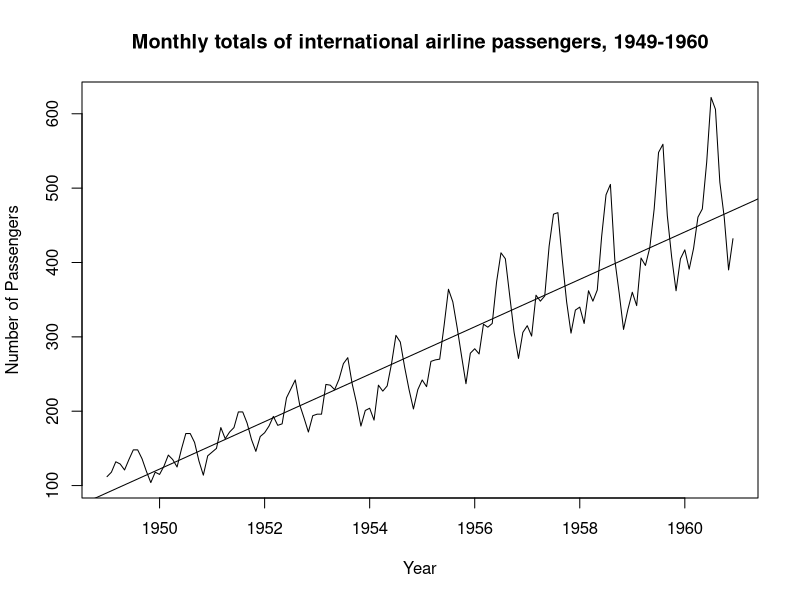
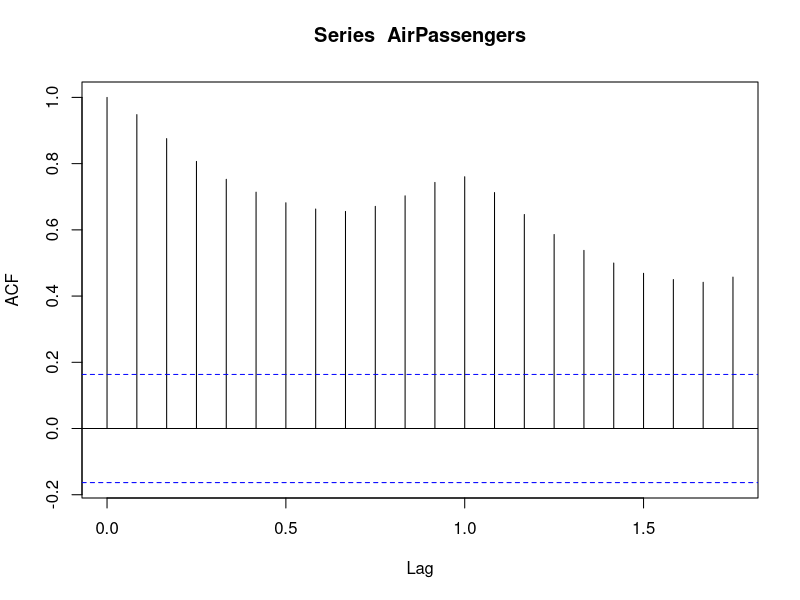
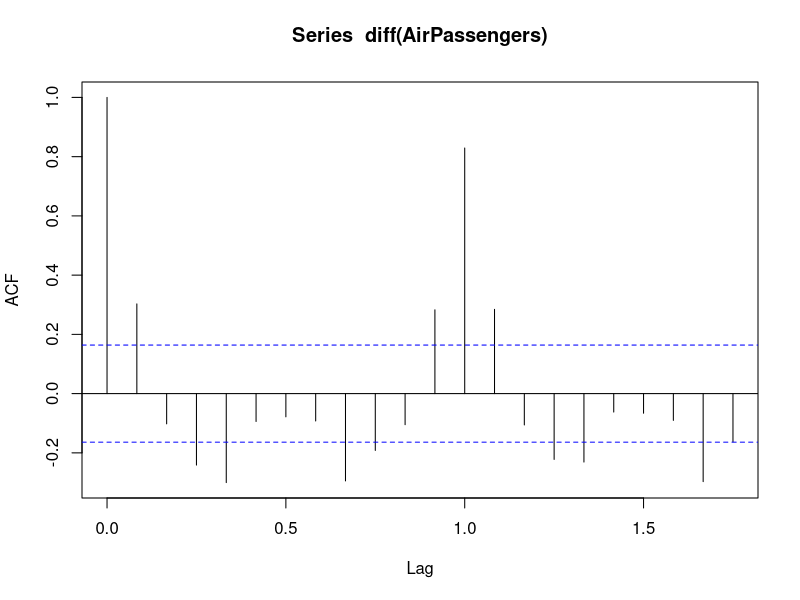
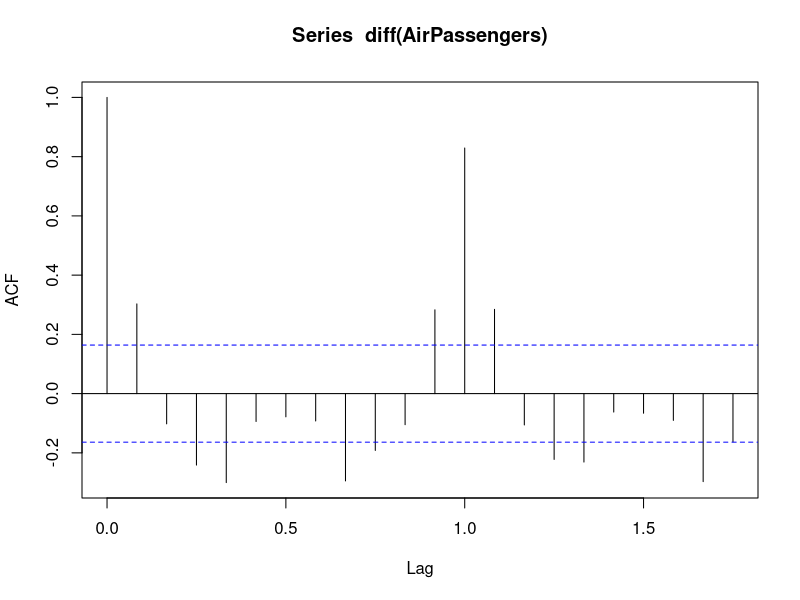
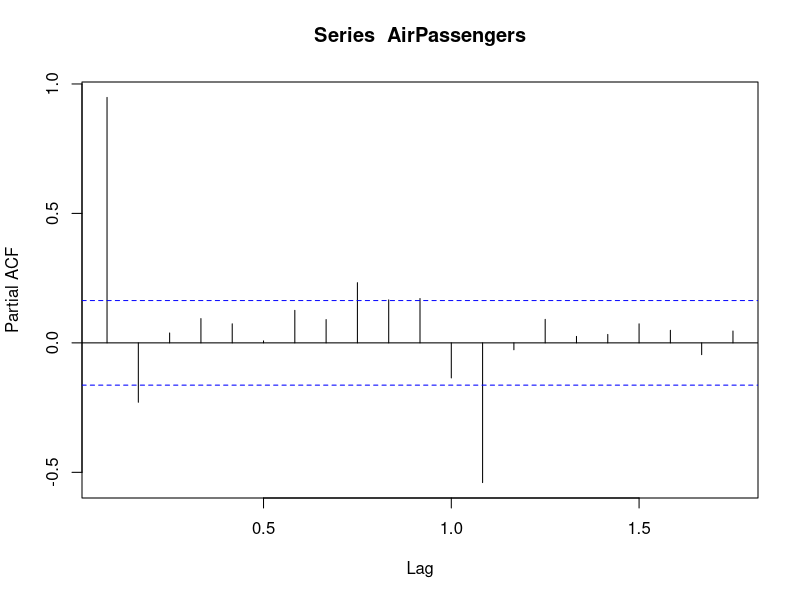
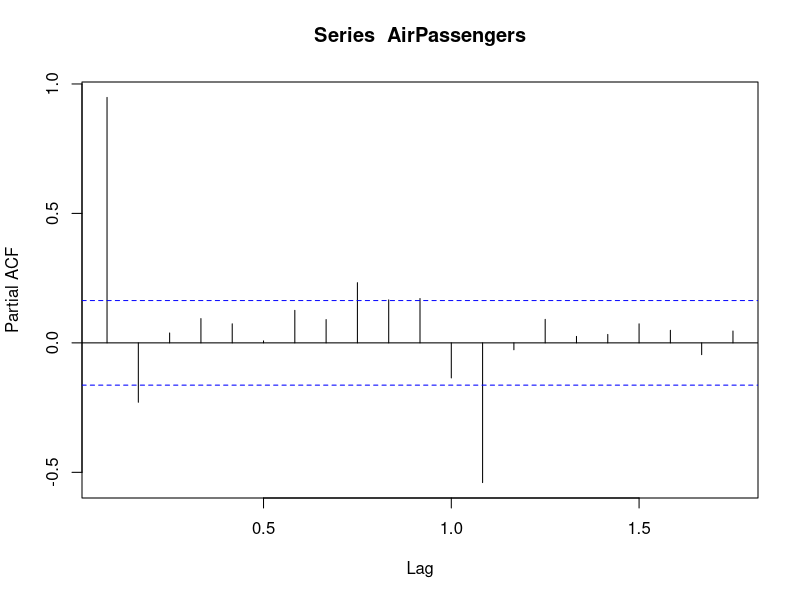
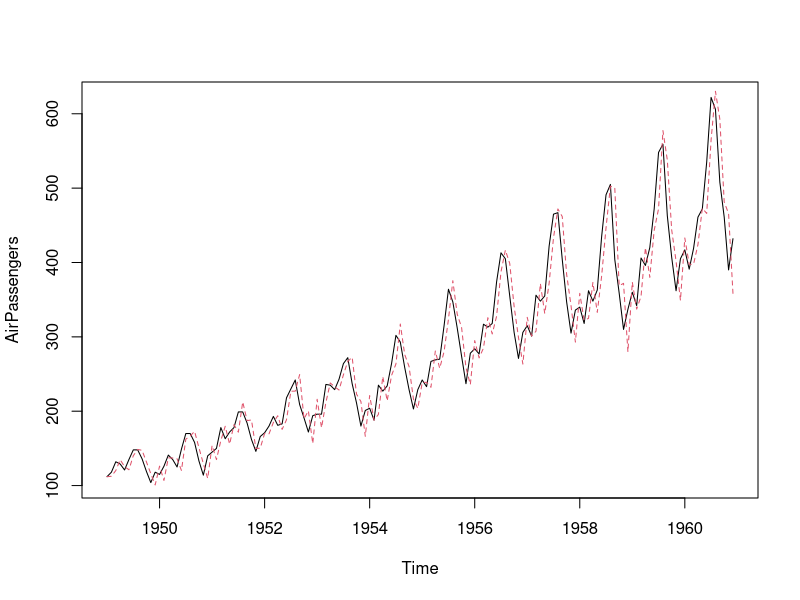

R code for these plots, in order:
data("AirPassengers")
library('Metrics')
is.ts(AirPassengers)
print(AirPassengers)
summary(AirPassengers)
ts.plot(AirPassengers, xlab="Year", ylab="Number of Passengers", main="Monthly totals of international airline passengers, 1949-1960")
abline(reg=lm(AirPassengers~time(AirPassengers)))
acf(AirPassengers)
plot(acf(diff(AirPassengers)))
plot(pacf(AirPassengers))

ARIMA<-arima(AirPassengers, order = c(1,1,1))
summary(ARIMA)

ts.plot(AirPassengers)
ARIMA_fit <- AirPassengers - residuals(ARIMA)
points(ARIMA_fit, type = "l", col = 2, lty = 2)

predict_ARIMA <- predict(ARIMA)
predict_ARIMA$pred[1]
predict(ARIMA, n.ahead = 11)
